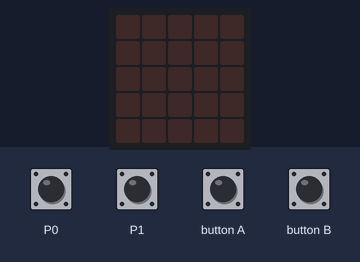
The program below on a simulated BBC micro:bit running MicroPython. On the bench: the board's 5×5 LED display. The inputs (shaded band) are chosen by the test bench; at power-on: P0 LOW, P1 LOW.

Above: at 1.2 s.
1.3 s: P0 pulled HIGH for 0.15 s
At 2.4 s:
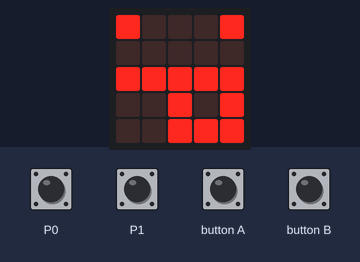
4.4 s: P1 pulled HIGH for 1 s
At 5.6 s:
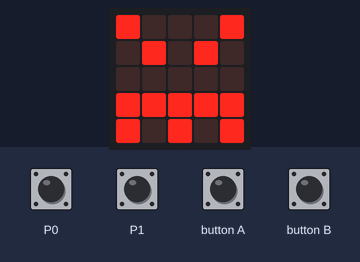
8.4 s: button A pressed for 1 s
At 10.1 s:
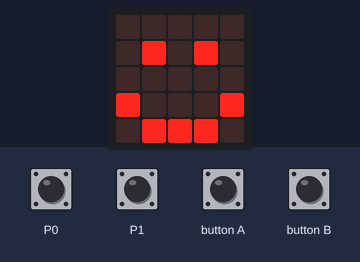
12.4 s: button B pressed for 1 s
At 14.6 s:
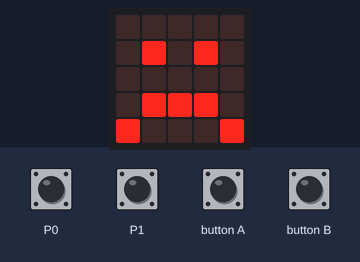
16.4 s: P0 pulled HIGH for 1 s
At 20.8 s:
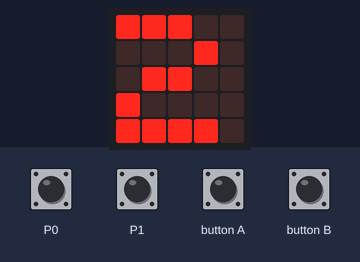
22.8 s: P1 pulled HIGH for 0.15 s
At 23.5 s:
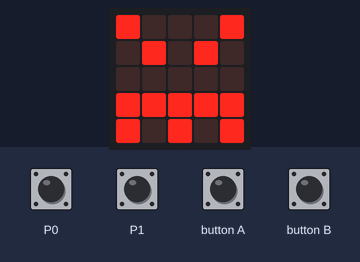
Timing chart, 0 to 25.8 s (numbered marks = the images above; inputs shaded):
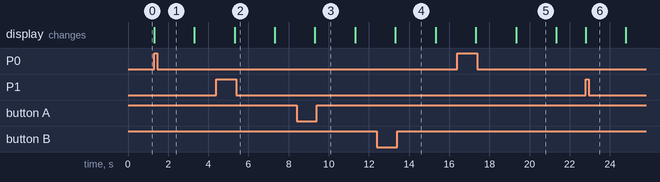

The program:

monitor_de_faces.py
```python
from microbit import *
Sad = 0 #B
Happy = 0 #A
Silly = 0 #WHITE
Angry = 0 #BLUE

while True:
    button_blue = pin1.read_digital()
    button_white = pin0.read_digital()
    if button_a.is_pressed():
        display.show (Image.HAPPY)
        sleep(2000)
        display.clear()
        Happy += 1
        if (Happy <= 9):
            display.show(str(Happy))
            sleep(2000)
        else:
            display.scroll(str(Happy))
            sleep(2000)
        display.clear()#FIM HAPPY
    if button_b.is_pressed():
        display.show(Image.SAD)
        sleep(2000)
        display.clear()
        Sad += 1
        if(Sad <= 9):
            display.show(str(Sad))
            sleep(2000)
        else:
            display.scroll(str(Sad))
            sleep(2000)
        display.clear()
    if button_blue == (1):
        display.show (Image.ANGRY)
        sleep(2000)
        display.clear()
        Angry += 1
        if(Angry <= 9):
            display.show(str(Angry))
            sleep(2000)
        else:
            display.scroll(str(Angry))
            sleep(2000)
        display.clear() #FIM angry
    if button_white == (1):
        display.show (Image.SILLY)
        sleep(2000)
        display.clear()
        Silly += 1
        if(Silly <=9):
            display.show(str(Silly))
            sleep(2000)
        else:
            display.scroll(str(Silly))
            sleep(2000)
        display.clear()
#FIM silly
    if button_white == 1 and button_blue == 1:
        display.show(Image.ANGRY)
        sleep(2000)
        display.scroll(str(Angry))
        sleep(2000)
        display.show(Image.HAPPY)
        sleep(2000)
        display.scroll(str(Happy))
        sleep(2000)
        display.show(Image.SILLY)
        sleep(2000)
        display.scroll(str(Silly))
        sleep(2000)
        display.show(Image.SAD)
        sleep(2000)
        display.scroll(str(Sad))
        sleep(2000)
```

Measured:
- after the input at 1.3 s, the display: changes at once (image 1)
- after the input at 4.4 s, the display: changes after 0.91 s (image 2)
- after the input at 8.4 s, the display: changes after 0.91 s (image 3)
- after the input at 12.4 s, the display: changes after 0.92 s (image 4)
- after the input at 16.4 s, the display: first changes after 0.93 s (image 5 shows a later state)
- after the input at 22.8 s, the display: changes at once (image 6)
- what the display in image 5 shows lasts 2.0 s, from 19.3 s to 21.3 s
